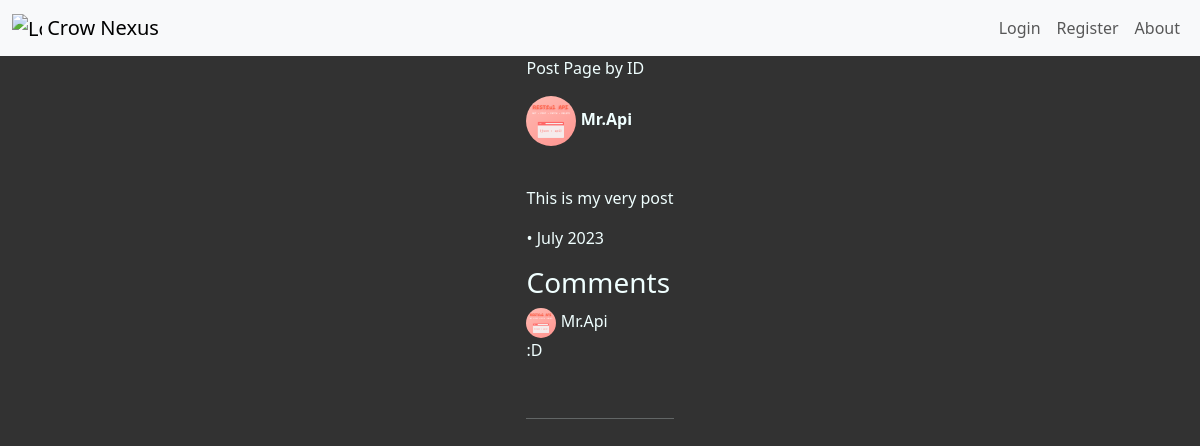
The page /showpost/1 on the database as committed earlier.
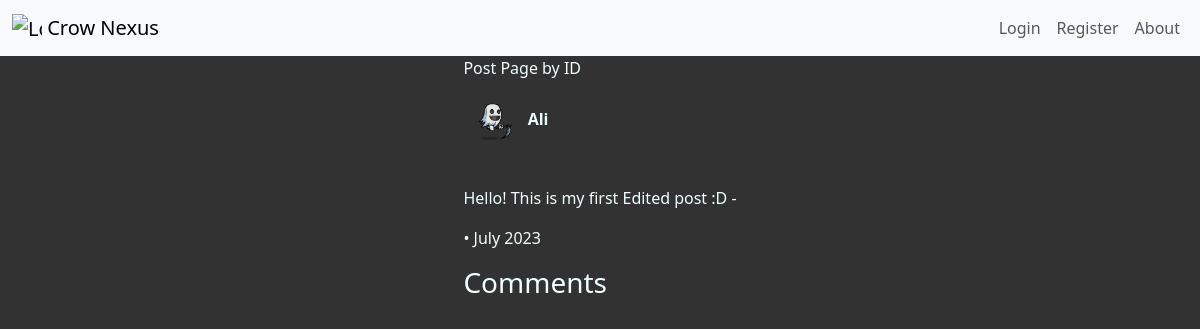
The same page on the database as committed later.
### main.py (models this page shows, shortened)
    class User(db.Model, UserMixin):
        __tablename__ = 'user'
        id = db.Column(db.Integer, primary_key=True)
        username = db.Column(db.String(40), nullable=False, unique=False)
        email = db.Column(db.String(80), nullable=False, unique=True)
        phone_number = db.Column(db.String(20))
        password = db.Column(db.String(100), nullable=False)
        created_at = db.Column(db.DateTime, default=datetime.utcnow)
        updated_at = db.Column(
            db.DateTime, default=datetime.utcnow, onupdate=datetime.utcnow)
        is_blocked = db.Column(db.Boolean, default=False)
        profile_picture = db.Column(db.String(100))
        posts = relationship('Post', back_populates='user')
        comments = db.relationship('Comment', back_populates='user')
        liked_posts = db.relationship('Post', secondary=likes, backref='likers')
        followed = db.relationship(
        'User', secondary=followers,
        primaryjoin=(followers.c.follower_id == id),
        secondaryjoin=(followers.c.followed_id == id),
        backref=db.backref('followers', lazy='dynamic'), lazy='dynamic'
    )

    class Post(db.Model):
        __tablename__ = 'post'
        id = db.Column(db.Integer, primary_key=True)
        user_id = db.Column(db.Integer, db.ForeignKey(
            'user.id'), nullable=False)
        body = db.Column(db.Text, nullable=False)
        likes = db.Column(db.Integer, default=0)
        created_at = db.Column(db.DateTime, default=datetime.utcnow)
        updated_at = db.Column(db.DateTime, default=datetime.utcnow)
        user = relationship('User', back_populates='posts')
        comments = db.relationship('Comment', back_populates='post')

    class Comment(db.Model):
        __tablename__ = 'comments'
        id = db.Column(db.Integer, primary_key=True)
        content = db.Column(db.String(255), nullable=False)
        timestamp = db.Column(db.DateTime, nullable=False,
                              default=datetime.utcnow)
        user_id = db.Column(db.Integer, db.ForeignKey(
            'user.id'), nullable=False)
        post_id = db.Column(db.Integer, db.ForeignKey(
            'post.id'), nullable=False)
        user = db.relationship('User', back_populates='comments')
        post = db.relationship('Post', back_populates='comments')

### main.py (the view, shortened to what this page needs)
    @app.route('/showpost/<int:post_id>', methods=['GET', 'POST'])
    def show_post(post_id):
        requested_post = Post.query.get(post_id)
        form = CommentForm()
        if requested_post:
            return render_template('showpost.html', form=form, post=requested_post, current_user=current_user, logged_in=current_user.is_authenticated)
        else:
            flash('Post not found.')
            return redirect(url_for('home'))

### templates/showpost.html (shortened to what this page needs)
{% extends 'base.html' %}
{% block content %}
<p>Post Page by ID</p>
<p>
    <span>
    {% if post.user.profile_picture %}
        <img src="{{ url_for('static', filename='profile_pictures/' + post.user.profile_picture) }}" alt="Profile Picture">
    {% else %}
     <img src="{{ url_for('static', filename='images/blank-profile-pic.png') }}" alt="Profile Picture">
    {% endif %}
    </span>
    <strong> {{ post.user.username }}</strong>
</p>
<br>
<p>{{ post.body }}</p>
 <p style="font-weight:lighter">
     •
    {{ post.created_at.strftime('%B %Y') }}
    <br>
</p>
 <h3>Comments</h3>
 {% for comment in post.comments %}
 <span>
    {% if comment.user.profile_picture %}
        <img class="comment-img" src="{{ url_for('static', filename='profile_pictures/' + comment.user.profile_picture) }}" alt="Profile Picture">
    {% else %}
     <img src="{{ url_for('static', filename='images/blank-profile-pic.png') }}" alt="Profile Picture">
    {% endif %}
    {{comment.user.username }}
    </span>
     <p>{{ comment.content }}</p>
     <br> <hr>
 {% endfor %}
{% endblock %}

Rows that differ between the two databases and show on the page:
removed Comment: profile_picture (picture), user.username "Mr.Api", content ":D"
changed User: profile_picture: a different picture; user.username "Mr.Api" → "Ali"
changed Post: body "This is my very post" → "Hello! This is my first Edited post :D -"
